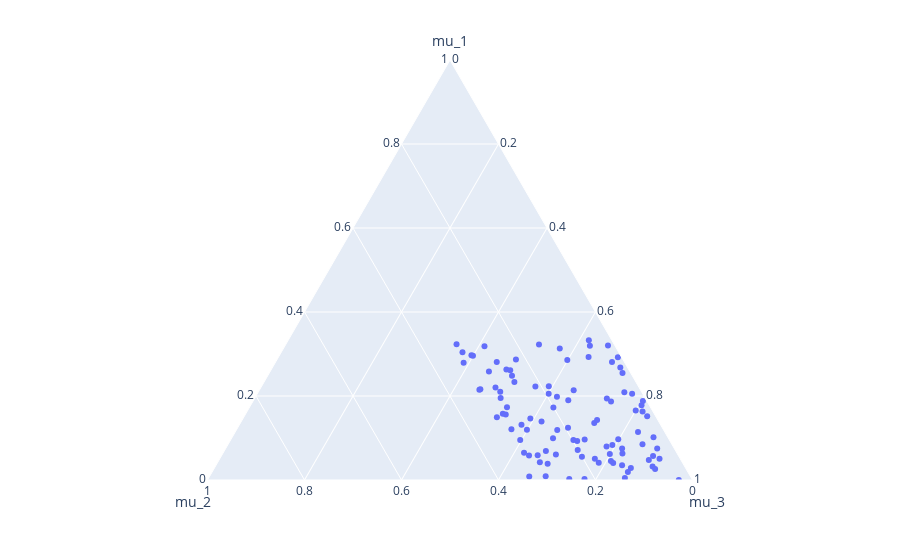

Source (notebook cell):
### Code cell
fig = px.scatter_ternary(simplex, a="mu_1", b="mu_2", c="mu_3")
fig.show()
